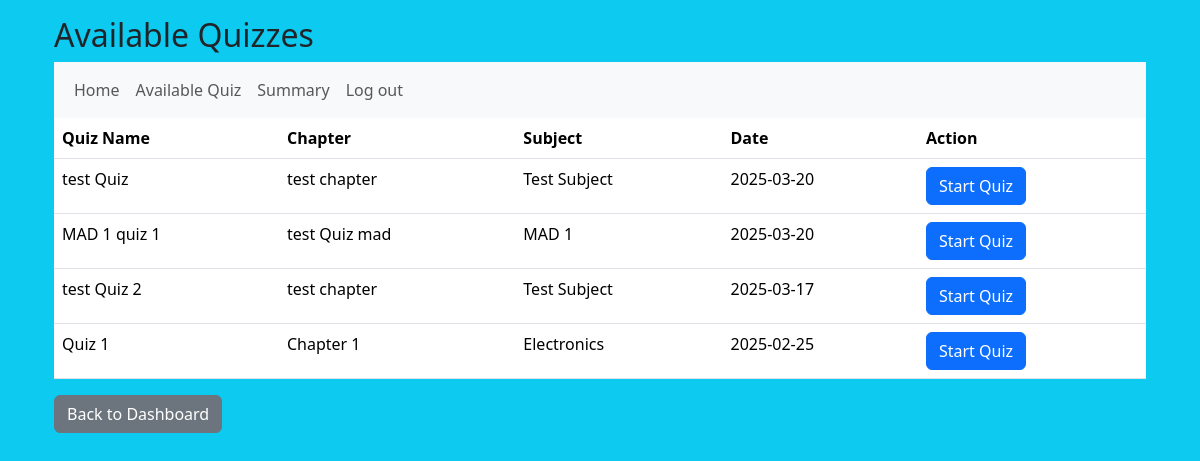
Page /user/available_quizzes (signed in) on the committed database.
### models/models.py (models this page shows)
class Quiz(db.Model):
    __tablename__ = "quizzes"
    id = db.Column(db.Integer, primary_key=True, autoincrement=True)
    chapter_id = db.Column(db.Integer, db.ForeignKey('chapters.id'), nullable=False)
    name = db.Column(db.String(50), nullable=False)
    description = db.Column(db.Text)
    remarks = db.Column(db.Text)
    date_of_quiz = db.Column(db.Date)
    chapter = db.relationship('Chapter', back_populates='quizzes')
    questions = db.relationship('Question', back_populates='quiz',cascade="all, delete-orphan")
    scores = db.relationship('Score', back_populates='quiz',cascade="all, delete-orphan")

class Chapter(db.Model):
    __tablename__ = "chapters"
    id = db.Column(db.Integer, primary_key=True, autoincrement=True)
    subject_id = db.Column(db.Integer, db.ForeignKey('subjects.id'), nullable=False)
    name = db.Column(db.String(50), nullable=False)
    description = db.Column(db.Text)
    remarks = db.Column(db.Text)
    subject = db.relationship('Subject', back_populates='chapters')
    quizzes = db.relationship('Quiz', back_populates='chapter',cascade="all, delete-orphan")

class Subject(db.Model):
    __tablename__ = "subjects"
    id = db.Column(db.Integer, primary_key=True, autoincrement=True)
    name = db.Column(db.String(50), nullable=False,unique=True)
    description = db.Column(db.Text)
    remarks = db.Column(db.Text)
    chapters = db.relationship('Chapter', back_populates='subject',cascade="all, delete-orphan")

### controllers/controllers.py (the view)
@controllers.route('/user/available_quizzes')
def available_quizzes():
    if not check_role('user'):
        flash('Access denied.You must be logged in as a user')
        return redirect(url_for('controllers.login'))
    today = datetime.now().date()
    quizzes = Quiz.query.filter(Quiz.date_of_quiz <= today).all()
    return render_template('available_quizzes.html', quizzes=quizzes)

### controllers/controllers.py (called while the page is built)
def check_role(role):
    if 'user_id' in session and session['role']==role:
        return True
    return False

### templates/available_quizzes.html
{% extends 'layout.html' %}
{% block body %}
<div class="container">
    <h2>Available Quizzes</h2>
    <nav class="navbar navbar-expand-sm bg-light">
        <div class="container-fluid">
            <ul class="navbar-nav">
                <li class="nav-item">
                    <a class="nav-link" href="{{url_for('controllers.user_dashboard')}}">Home</a>
                </li>
                <li>
                    <a class="nav-link" href ="{{url_for('controllers.available_quizzes')}}">Available Quiz</a>
                </li>
                <li>
                    <a class="nav-link" href ="{{url_for('controllers.user_summary')}}">Summary</a>
                </li>
                <li>
                    <a class="nav-link" href ="{{url_for('controllers.logout')}}">Log out</a>
                </li>
            </ul>
        </div>
    </nav>
    {% if quizzes %}
    <table class="table">
        <thead>
            <tr>
                <th>Quiz Name</th>
                <th>Chapter</th>
                <th>Subject</th>
                <th>Date</th>
                <th>Action</th>
            </tr>
        </thead>
        <tbody>
            {% for quiz in quizzes %}
            <tr>
                <td>{{ quiz.name }}</td>
                <td>{{ quiz.chapter.name }}</td>
                <td>{{ quiz.chapter.subject.name }}</td>
                <td>{{ quiz.date_of_quiz }}</td>
                <td>
                    <a href="{{ url_for('controllers.attempt_quiz', quiz_id=quiz.id) }}" class="btn btn-primary">Start Quiz</a>
                </td>
            </tr>
            {% endfor %}
        </tbody>
    </table>
    {% else %}
    <p>No available quizzes at the moment.</p>
    {% endif %}
    <a href="{{ url_for('controllers.user_dashboard') }}" class="btn btn-secondary">Back to Dashboard</a>
</div>
{% endblock %}

### rows in the picture
Quiz: name "test Quiz", chapter.name "test chapter", chapter.subject.name "Test Subject", date_of_quiz "2025-03-20"
Quiz: name "MAD 1 quiz 1", chapter.name "test Quiz mad", chapter.subject.name "MAD 1", date_of_quiz "2025-03-20"
Quiz: name "test Quiz 2", chapter.name "test chapter", chapter.subject.name "Test Subject", date_of_quiz "2025-03-17"
Quiz: name "Quiz 1", chapter.name "Chapter 1", chapter.subject.name "Electronics", date_of_quiz "2025-02-25"
